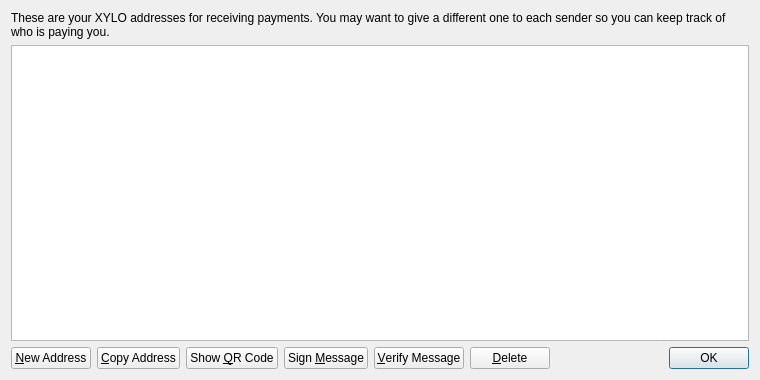
<?xml version="1.0" encoding="UTF-8"?>
<ui version="4.0">
 <class>AddressBookPage</class>
 <widget class="QWidget" name="AddressBookPage">
  <property name="geometry">
   <rect>
    <x>0</x>
    <y>0</y>
    <width>760</width>
    <height>380</height>
   </rect>
  </property>
  <property name="windowTitle">
   <string>Address Book</string>
  </property>
  <layout class="QVBoxLayout" name="verticalLayout">
   <item>
    <widget class="QLabel" name="labelExplanation">
     <property name="text">
      <string>These are your XYLO addresses for receiving payments. You may want to give a different one to each sender so you can keep track of who is paying you.</string>
     </property>
     <property name="textFormat">
      <enum>Qt::PlainText</enum>
     </property>
     <property name="wordWrap">
      <bool>true</bool>
     </property>
    </widget>
   </item>
   <item>
    <widget class="QTableView" name="tableView">
     <property name="contextMenuPolicy">
      <enum>Qt::CustomContextMenu</enum>
     </property>
     <property name="toolTip">
      <string>Double-click to edit address or label</string>
     </property>
     <property name="tabKeyNavigation">
      <bool>false</bool>
     </property>
     <property name="selectionMode">
      <enum>QAbstractItemView::SingleSelection</enum>
     </property>
     <property name="selectionBehavior">
      <enum>QAbstractItemView::SelectRows</enum>
     </property>
     <property name="sortingEnabled">
      <bool>true</bool>
     </property>
     <attribute name="verticalHeaderVisible">
      <bool>false</bool>
     </attribute>
    </widget>
   </item>
   <item>
    <layout class="QHBoxLayout" name="horizontalLayout">
     <item>
      <widget class="QPushButton" name="newAddressButton">
       <property name="toolTip">
        <string>Create a new address</string>
       </property>
       <property name="text">
        <string>&amp;New Address</string>
       </property>
      </widget>
     </item>
     <item>
      <widget class="QPushButton" name="copyToClipboard">
       <property name="toolTip">
        <string>Copy the currently selected address to the system clipboard</string>
       </property>
       <property name="text">
        <string>&amp;Copy Address</string>
       </property>
      </widget>
     </item>
     <item>
      <widget class="QPushButton" name="showQRCode">
       <property name="text">
        <string>Show &amp;QR Code</string>
       </property>
      </widget>
     </item>
     <item>
      <widget class="QPushButton" name="signMessage">
       <property name="toolTip">
        <string>Sign a message to prove you own a XYLO address</string>
       </property>
       <property name="text">
        <string>Sign &amp;Message</string>
       </property>
      </widget>
     </item>
     <item>
      <widget class="QPushButton" name="verifyMessage">
       <property name="toolTip">
        <string>Verify a message to ensure it was signed with a specified XYLO address</string>
       </property>
       <property name="text">
        <string>&amp;Verify Message</string>
       </property>
      </widget>
     </item>
     <item>
      <widget class="QPushButton" name="deleteButton">
       <property name="toolTip">
        <string>Delete the currently selected address from the list</string>
       </property>
       <property name="text">
        <string>&amp;Delete</string>
       </property>
      </widget>
     </item>
     <item>
      <spacer name="horizontalSpacer">
       <property name="orientation">
        <enum>Qt::Horizontal</enum>
       </property>
       <property name="sizeHint" stdset="0">
        <size>
         <width>40</width>
         <height>20</height>
        </size>
       </property>
      </spacer>
     </item>
     <item>
      <widget class="QDialogButtonBox" name="buttonBox">
       <property name="sizePolicy">
        <sizepolicy hsizetype="Maximum" vsizetype="Fixed">
         <horstretch>0</horstretch>
         <verstretch>0</verstretch>
        </sizepolicy>
       </property>
       <property name="standardButtons">
        <set>QDialogButtonBox::Ok</set>
       </property>
      </widget>
     </item>
    </layout>
   </item>
  </layout>
 </widget>
 <resources>
  <include location="../bitcoin.qrc"/>
 </resources>
 <connections/>
</ui>
